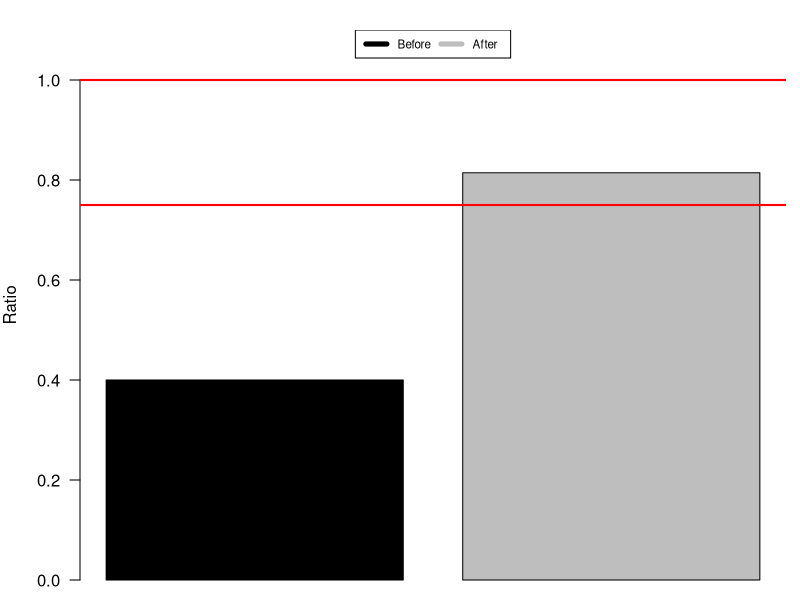

R code for this plot:
# human

tiff("/home/tanya/tmp/020117_temp/cotter.et.al.tiff", width=300, height = 300)
par(mfrow=c(1,1), mar=c(1, 4, 1.5, 0.7))
# uncorrected
nonPAR = 0.000602
PAR1 = 0.001505

nonPAR_PAR_ratio = nonPAR/PAR1

# correct with human-macaque

nonPAR_c = 0.012274
PAR1_c = 0.015070

nonPAR_PAR_ratio_c = nonPAR_c/PAR1_c

ratios <- c(nonPAR_PAR_ratio, nonPAR_PAR_ratio_c)
barplot(ratios, las = 1, width = 0.2, ylim = c(0, 1.1), col=c("black", "gray"), ylab="Ratio")
abline(h=0.75, col="red", lwd=2)
abline(h=1, col="red", lwd=2)
legend("top", inset=0, legend=c("Before", "After"), col=c("black","gray"), lwd=5, cex=0.7, horiz = TRUE)
dev.off()